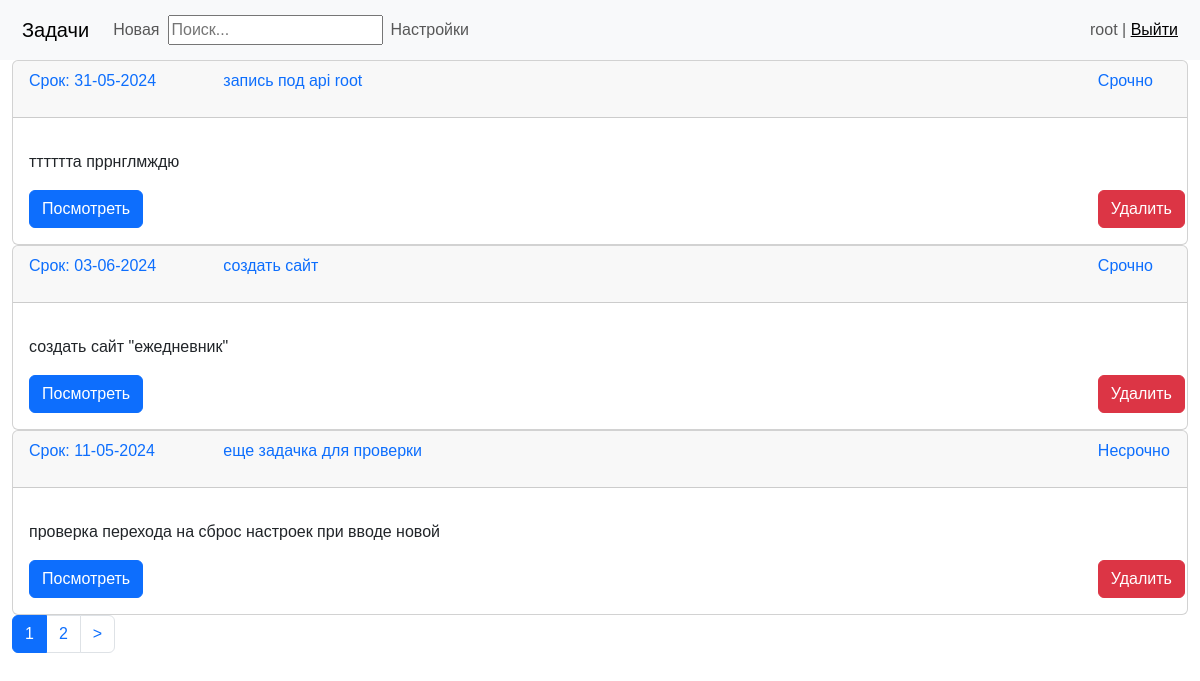
The app's page / (signed in) with its own data.
### tasks/models.py (models this page shows, shortened)
class Task(models.Model):
    title = models.CharField(max_length=150, verbose_name='Заголовок')
    content = models.TextField(blank=True, verbose_name='Содержание')
    performance = models.DateField(default=date.today, verbose_name='Срок')
    made = models.BooleanField(default=False, verbose_name='Сделано')
    parity = models.BooleanField(default=False, verbose_name='Важно')
    chose = models.BooleanField(default=False, verbose_name='Избрано')
    user = models.ForeignKey(User, verbose_name='Пользователь', on_delete=models.CASCADE, default=1, null=True, blank=True,)
    class Meta:
        verbose_name = 'Задача'
        verbose_name_plural = 'Задачи'
        ordering = ['performance', '-parity']
        indexes=[
            models.Index(fields=['performance', '-parity']),
            models.Index(fields=['-parity', 'performance'])
        ]
    def get_absolute_url(self):
        return reverse('edit', kwargs={'pk': self.id})
    objects = models.Manager()

### tasks/views.py (the view)
# urls.py: path('', HomeTask.as_view(), name='home'),
class HomeTask(MyMixin, ListView):
    template_name = 'tasks/index.html'
    context_object_name = 'task'
    paginate_by = 3
    success_url = reverse_lazy('home')
    def get_queryset(self):
        return self.get_task()

### tasks/utils.py (called while the page is built)
    def get_task(self):
        user = self.request.user
        try:
            author = UserInfo.objects.get(user=user.pk)
        except:
            author = UserInfo.objects.create(user=user.pk)
        task = Task.objects.all().filter(user=user.pk)
        if author.made:
            task = task.filter(made=False)
        if author.parity:
            task = task.filter(parity=True)
        if author.chose:
            task = task.filter(chose=True)
        if author.selection:
            task = task.filter(Q(title__icontains=author.selection_key) | Q(content__icontains=author.selection_key))
        if author.sorted:
            task = task.order_by('performance', '-parity')
        else:
            task = task.order_by('-parity', 'performance')
        return task

### tasks/templates/tasks/index.html (shortened to what this page needs)
{% extends 'base.html' %}
{% block content %}
{% for item in task %}
<div class="card md-3" xmlns="http://www.w3.org/1999/html">
    {% if item.made %}
    <div class="card-header text-muted">
        <div class="row">
            <div class="col-md-2">
                <p class="first">Срок: {{ item.performance|date:"d-m-Y" }}</p>
            </div>
            <div class="col-md-9">
                {{ item.title }}
            </div>
            <div class="col-md-1">
                <p class="last"> Сделано</p>
            </div>
        </div>
    </div>
    {% else %}
    <div class="card-header text-primary">
        <div class="row">
            <div class="col-md-2">
                <p class="first">Срок: {{ item.performance|date:"d-m-Y" }}</p>
            </div>
            <div class="col-md-9">
                {{ item.title }}
            </div>
            <div class="col-md-1">
                {% if item.parity %}
                <p class="last"> Срочно</p>
                {% else %}
                <p class="last"> Несрочно</p>
                {% endif %}
            </div>
        </div>
    </div>
     {% endif %}
    <div class="card-body">
            {% autoescape off %}
        <p class="card-text">{{ item.content|linebreaks|truncatewords:50 }}</p>
        {% endautoescape %}
        <div class="row">
            <div class="col-md-1">
                {% if item.made %}
                    <a href="{{ item.get_absolute_url }}" class="btn btn-muted btn-block">Посмотреть</a>
                {% else %}
                    <a href="{{ item.get_absolute_url }}" class="btn btn-primary btn-block">Посмотреть</a>
                {% endif %}
            </div>
            <div class="col-md-10">
             </div>
            <div class="col-md-1">
                 <a href="delete/{{ item.pk }}" class="btn btn-danger btn-block">Удалить</a>
            </div>
         </div>
    </div>
</div>
{% endfor %}
{% endblock %}

### templates/base.html (shortened to what this page needs)
{% load static %}
<!doctype html>
<html lang="en">
<head>
    <link href="{% static 'bootstrap/css/bootstrap.min.css' %}" rel="stylesheet"
>
    <link href="{% static 'css/styles.css' %}" rel="stylesheet">
</head>
<body>
{% include 'inc/head.html' %}
<div class="container-fluid mt-12">
    <div class="row">
        <div class="col-md-12">
            {% block content %} {% endblock %}
            {% if page_obj.has_other_pages %}
            <nav aria-label="...">
                <ul class="pagination">
                    {% for p in page_obj.paginator.page_range %}
                    {% if page_obj.number == p %}
                    <li class="page-item active" arial-current="page">
                        <a class="page-link" href="?page={{p}}">{{p}}</a>
                    </li>
                    {% elif p > page_obj.number|add:-3 and p < page_obj.number|add:3 %}
                    <li class="page-item">
                        <a class="page-link" href="?page={{p}}">{{p}}</a>
                    </li>
                    {% endif %}
                    {% endfor %}
                    {% if page_obj.has_next %}
                    <li class="page-item">
                        <a class="page-link" href="?page={{ page_obj.next_page_number }}">&gt;</a>
                    </li>
                    {% endif %}
                </ul>
            </nav>
            {% endif %}
        </div>
    </div>
</div>
</body>
</html>

### templates/inc/head.html (shortened to what this page needs)
<nav class="navbar navbar-expand-lg bg-body-tertiary">
    <div class="container-fluid">
        <a class="navbar-brand" href="{% url 'reset' %}">Задачи</a>
        <div class="collapse navbar-collapse" id="navbarSupportedContent">
            {% if user.is_authenticated %}
            <ul class="navbar-nav me-auto mb-3 mb-lg-0">
                <li class="nav-item">
                    <a class="nav-link" href="{% url 'add_task' %}">Новая</a>
                </li>
                <li class="nav-item-search">
                    <form action="{% url 'search' %}" method="get">
                        <input name="search" type="text" placeholder="Поиск...">
                    </form>
                </li>
                <li class="nav-item">
                    <a class="nav-link" href="selection/{{user.pk}}/">Настройки</a>
                </li>
            </ul>
            <span class="navbar-text">
                 {{user.username}} | <a href="{% url 'logout' %}">Выйти</a>
            </span>
            {% else %}
            <span class="navbar-text">
                <a href="{% url 'register' %}">Регистрация</a> | <a href="{% url 'auth' %}">Войти</a>
            </span>
            {% endif %}
        </div>
    </div>
</nav>

### task/static/css/styles.css (style rules this page uses)
body { background-color: #fff; font-family: 'Arial'; margin: 0; padding: 0; height: 100%; width: 100%; color: #444; }
.card-text { font-family: 'Arial'; list-style: none; }
.navbar { padding: 10px; }

### records on screen
Task: performance "31-05-2024", title "запись под api root", parity "Срочно", content "тттттта пррнглмждю"
Task: performance "03-06-2024", title "создать сайт", parity "Срочно", content "создать сайт \"ежедневник\""
Task: performance "11-05-2024", title "еще задачка для проверки", parity "Несрочно", content "проверка перехода на сброс настроек при вводе новой"

### other values on screen
{{ user.username }} "root"
{{ p }} "1"
{{ p }} "2"
